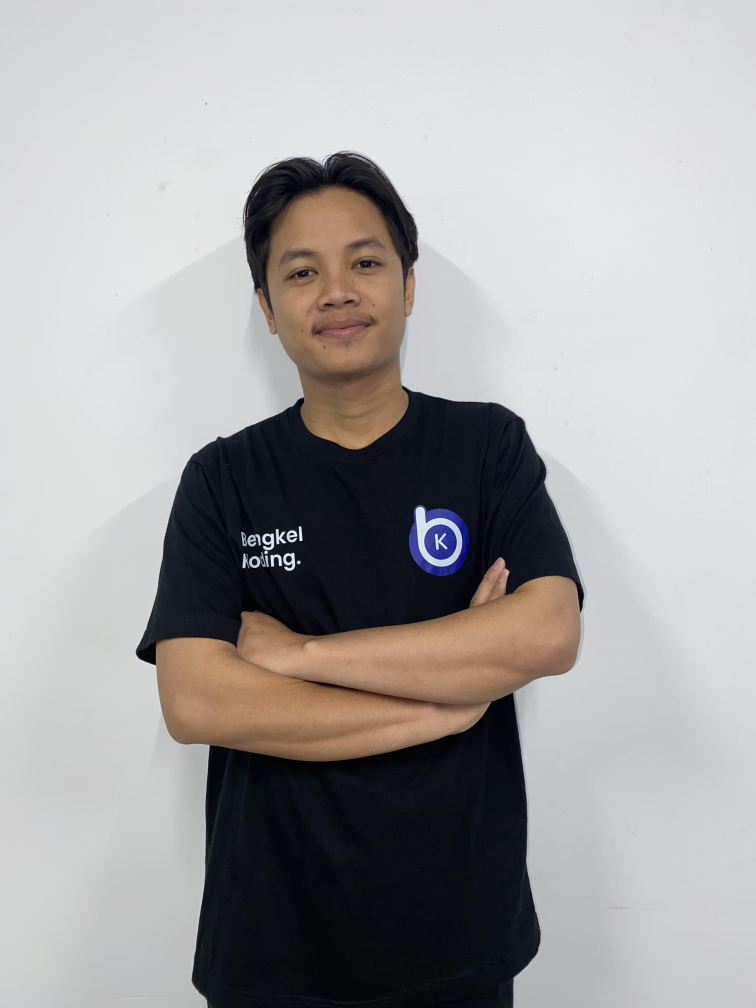
#> input picture Real-Time-Object-detection-with-MobileNet-and-SSD-main/img1.jpg, 3024 x 4032 px (shown at 1/4 size)
$ python try_cuda.py
#> lines starting #> are read from the running program, lines starting #| are printed output that depends on the picture
import cv2
import numpy as np

# Buat gambar dummy
image = cv2.imread('img1.jpg', cv2.IMREAD_GRAYSCALE)
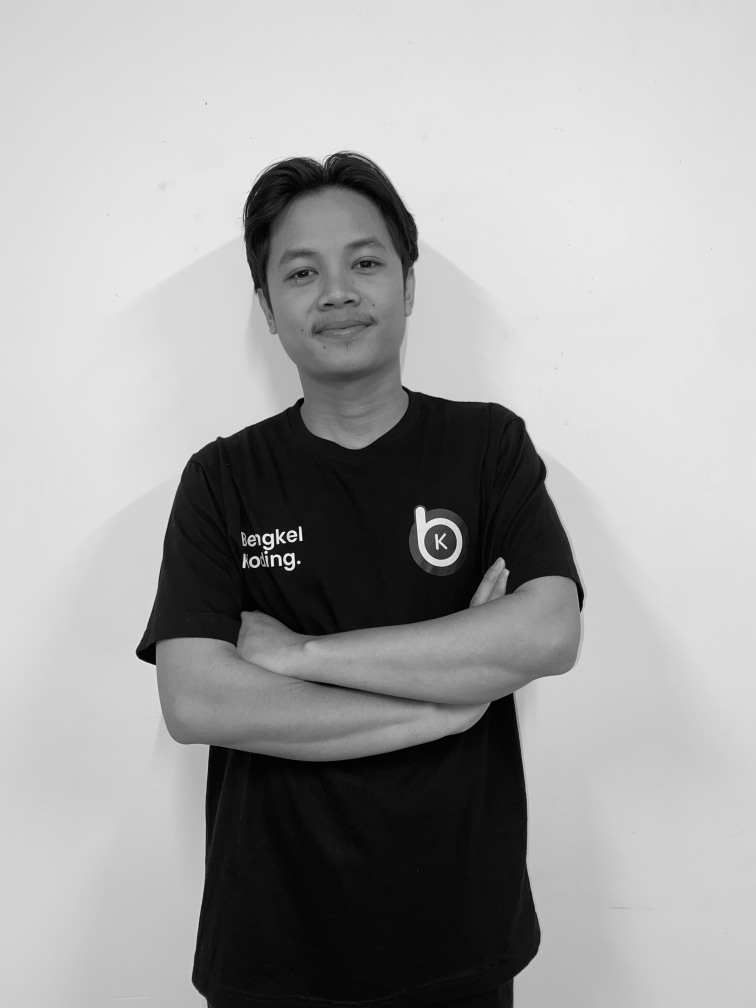
#> image: shape (4032, 3024) (shown at 1/4 size); min 0, max 255, mean 162.9
image = cv2.resize(image, (512, 512))  # Contoh: ubah ukuran ke 512x512
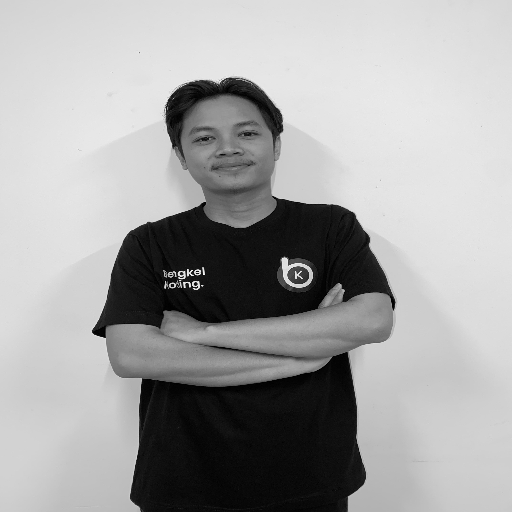
#> image: shape (512, 512); min 0, max 250, mean 162.9


# Upload ke GPU
gpu_image = cv2.cuda_GpuMat()
try:
    gpu_image.upload(image)
except cv2.error as e:
    print(f"OpenCV CUDA Error: {e}")


# Uji operasi sederhana (invert warna)
#> (the run stopped early here; a loop or call above may not have finished)
